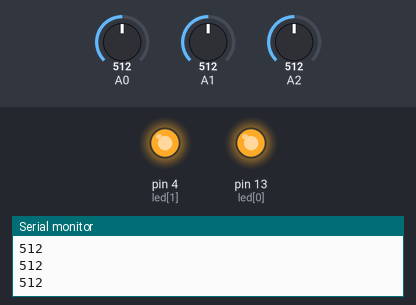
A sketch run on a simulated Arduino Uno, built with avr-gcc and run on an emulated ATmega328P. Parts: output pins drawn as LEDs (lit = HIGH), the last lines printed to the serial monitor. Inputs (shaded band) come from the test bench; at power-on: A0 = 512, A1 = 512, A2 = 512. Pins used as bus, display or sensor lines are not drawn.

Above: at 6.8 s.
6.9 s: A0 set to 490
At 15.0 s:
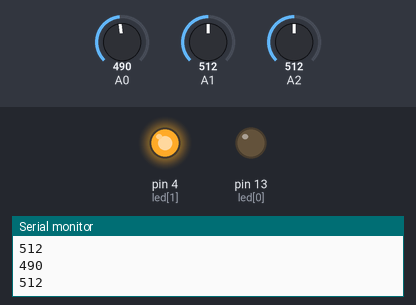
15.5 s: A1 set to 499
At 22.4 s:
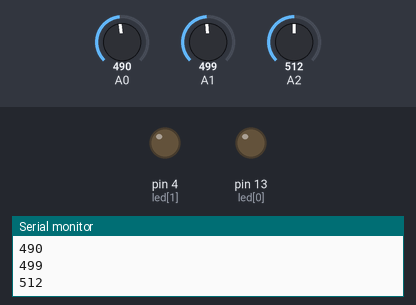
Timing chart, 0 to 23.9 s (numbered marks = the images above; inputs shaded):
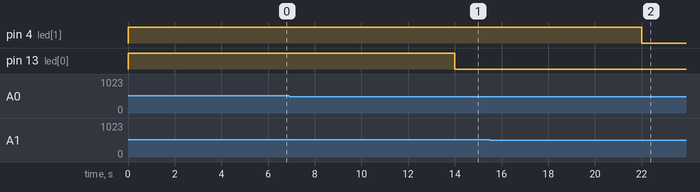

Measured:
- the behaviour switches between 508 and 507 on A0 (found by bisection; images 0 and 1)
- the behaviour switches between 508 and 507 on A1 (found by bisection; images 1 and 2)
- after the input at 6.9 s, pin 13 (led[0]): HIGH → LOW after 7.1 s
- after the input at 15.5 s, pin 4 (led[1]): HIGH → LOW after 6.5 s

The sketch:

bdaycake_3LED.ino
```cpp
int sensor[3]={0,1,2};
int led[3]={13,4,2};
int temp[3]={0,0,0};
int n[3]={0},a;

void setup()
{

  analogReference(EXTERNAL);
  for(int i=0;i<3;i++)
  {
  pinMode(led[i],OUTPUT);
  digitalWrite(led[i],HIGH);
  }
  Serial.begin(9600);
}

void loop()
{
  for(int i=0;i<3;i++)
  {
    temp[i]=analogRead(sensor[i]);
    Serial.println(temp[i]);
    Serial.println("\n");
    delay(2000);


  //for(int i=0;i<3;i++)
  //{
  //Serial.write('\n');

  if ((n[i]-temp[i])>=5)
  {
    digitalWrite(led[i],LOW);
    //delay(10000);
  }
  n[i] = temp[i];

  /*else
  {
    digitalWrite(led1,HIGH);
    delay(10000);*/
  }
}
```
